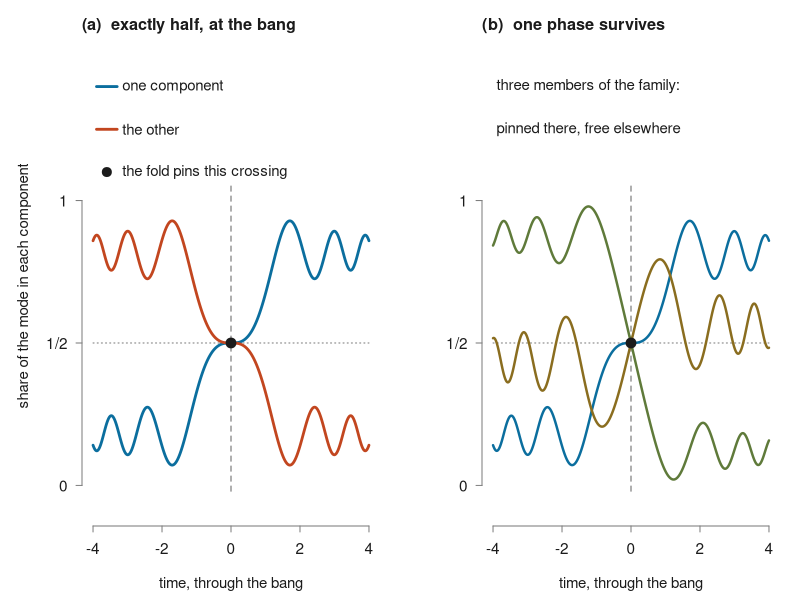
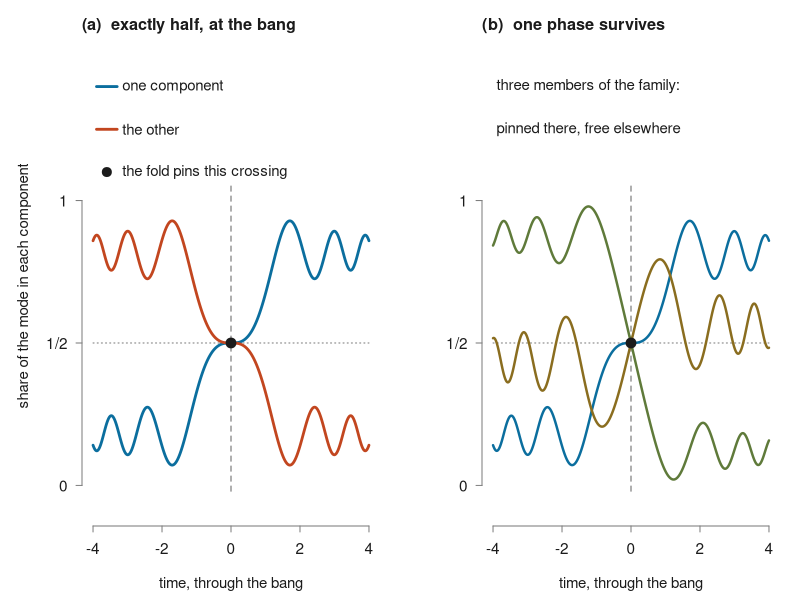

The R script that drew these images, in order:
# FIGURE: "What the fold does to one mode at the bang."
#
# Section 2.2's result -- Theta-invariance forces |psi_1(0)| = |psi_2(0)| = 1/sqrt(2), so every
# mode is exactly half in each component at the bang, and what survives is one phase per mode
# -- is reached through sigma_x, a starred wavefunction and "invariance as a ray". None of
# those is a picture. This draws the two statements instead.
#
# The curves are an honest RK4 integration of the mode equation, not a sketch, and the script
# checks the Theta relation it is meant to illustrate before drawing anything.
#
# Base R only. Authored at 6.5 in, the width the manuscript places it at.

INK <- "#1b1b1b"; C1 <- "#0b6e9e"; C2 <- "#c2461f"; GREY <- "#7e7e7e"
FAM <- c("#0b6e9e", "#8a6d1f", "#5f7a3a")

GAMMA <- 1.0; P <- 0.60

# i dpsi/deta = H psi,  H = [[gamma*eta, p], [p, -gamma*eta]]
Hmat <- function(e) matrix(c(GAMMA * e, P, P, -GAMMA * e), 2, 2, byrow = TRUE)
rhs  <- function(e, y) as.vector(-1i * (Hmat(e) %*% y))

rk4 <- function(psi0, eta1, n = 4000) {
  h <- eta1 / n
  etas <- numeric(n + 1); out <- matrix(0 + 0i, n + 1, 2)
  psi <- psi0; eta <- 0
  etas[1] <- 0; out[1, ] <- psi
  for (i in 1:n) {
    k1 <- rhs(eta,       psi)
    k2 <- rhs(eta + h/2, psi + (h/2) * k1)
    k3 <- rhs(eta + h/2, psi + (h/2) * k2)
    k4 <- rhs(eta + h,   psi + h * k3)
    psi <- psi + (h/6) * (k1 + 2*k2 + 2*k3 + k4)
    eta <- eta + h
    etas[i + 1] <- eta; out[i + 1, ] <- psi
  }
  list(eta = etas, psi = out)
}

# a Theta-invariant solution: psi(0) = (1, e^{i mu}) / sqrt(2)
solve_mode <- function(mu, T = 4) {
  psi0 <- c(1 + 0i, exp(1i * mu)) / sqrt(2)
  fw <- rk4(psi0,  T); bw <- rk4(psi0, -T)
  ord <- rev(seq_along(bw$eta))
  list(eta = c(bw$eta[ord], fw$eta[-1]),
       psi = rbind(bw$psi[ord, , drop = FALSE], fw$psi[-1, , drop = FALSE]))
}

MU_SET <- c(0, 2*pi/3, 4*pi/3)
SOL <- lapply(MU_SET, solve_mode)

# ---- checks. A figure that illustrates a theorem should verify it first.
for (k in seq_along(SOL)) {
  s <- SOL[[k]]; mu <- MU_SET[k]
  nrm <- rowSums(Mod(s$psi)^2)
  stopifnot(max(abs(nrm - 1)) < 1e-9)                       # unitary evolution
  i0 <- which.min(abs(s$eta))
  stopifnot(abs(Mod(s$psi[i0, 1])^2 - 0.5) < 1e-12,         # half in each component
            abs(Mod(s$psi[i0, 2])^2 - 0.5) < 1e-12)
  # Theta: sigma_x conj(psi(-eta)) == e^{-i mu} psi(eta)
  n <- length(s$eta); flip <- n:1
  lhs <- cbind(Conj(s$psi[flip, 2]), Conj(s$psi[flip, 1]))
  stopifnot(max(Mod(lhs - exp(-1i * mu) * s$psi)) < 1e-8)
}
cat("checks passed: norm, half-and-half at the bang, and the Theta relation\n")

draw <- function() {
  par(mfrow = c(1, 2), mar = c(3.7, 4.1, 2.3, 1.0), family = "sans")
  YL <- c(-0.08, 1.48)

  # guides drawn as segments, NOT abline: with xpd on, abline runs the whole device width
  guides <- function() {
    segments(0, -0.02, 0, 1.06, col = GREY, lwd = 1.2, lty = 2)
    segments(-4, 0.5, 4, 0.5, col = GREY, lwd = 1.0, lty = 3)
  }
  frame_axes <- function(ylab = NULL) {
    axis(1, at = seq(-4, 4, 2), cex.axis = 0.92, col = GREY, col.axis = INK,
         tck = -0.02, mgp = c(2, 0.6, 0))
    axis(2, at = c(0, 0.5, 1), labels = c("0", "1/2", "1"), las = 1, cex.axis = 0.92,
         col = GREY, col.axis = INK, tck = -0.02, mgp = c(2, 0.7, 0))
    mtext("time, through the bang", side = 1, line = 2.3,
          cex = 0.90, col = INK)
    if (!is.null(ylab)) mtext(ylab, side = 2, line = 2.5, cex = 0.90, col = INK)
  }

  # ---------------- (a) the constraint ----------------
  s1 <- SOL[[1]]
  plot(NA, xlim = c(-4, 4), ylim = YL, axes = FALSE, xlab = "", ylab = "")
  mtext("(a)  exactly half, at the bang", side = 3, line = 0.6, adj = 0,
        cex = 0.98, font = 2, col = INK)
  guides()
  lines(s1$eta, Mod(s1$psi[, 1])^2, col = C1, lwd = 2.7)
  lines(s1$eta, Mod(s1$psi[, 2])^2, col = C2, lwd = 2.7)
  points(0, 0.5, pch = 19, cex = 1.3, col = INK)
  frame_axes("share of the mode in each component")

  # legend in the clear band above the curves, so no label sits on a curve
  segments(-3.9, 1.40, -3.3, 1.40, col = C1, lwd = 2.7)
  text(-3.15, 1.40, "one component", col = INK, cex = 0.90, adj = 0)
  segments(-3.9, 1.25, -3.3, 1.25, col = C2, lwd = 2.7)
  text(-3.15, 1.25, "the other", col = INK, cex = 0.90, adj = 0)
  points(-3.6, 1.10, pch = 19, cex = 1.2, col = INK)
  text(-3.15, 1.10, "the fold pins this crossing", col = INK, cex = 0.90, adj = 0)

  # ---------------- (b) the surviving freedom ----------------
  plot(NA, xlim = c(-4, 4), ylim = YL, axes = FALSE, xlab = "", ylab = "")
  mtext("(b)  one phase survives", side = 3, line = 0.6, adj = 0,
        cex = 0.98, font = 2, col = INK)
  guides()
  for (k in seq_along(SOL)) lines(SOL[[k]]$eta, Mod(SOL[[k]]$psi[, 1])^2,
                                  col = FAM[k], lwd = 2.4)
  points(0, 0.5, pch = 19, cex = 1.3, col = INK)
  frame_axes()

  text(-3.9, 1.40, "three members of the family:", col = INK, cex = 0.90, adj = 0)
  text(-3.9, 1.25, "pinned there, free elsewhere", col = INK, cex = 0.90, adj = 0)
}

dir.create("pub/paper2/figs", showWarnings = FALSE, recursive = TRUE)
pdf("pub/paper2/figs/fig_halfhalf.pdf", width = 6.5, height = 3.5); draw(); dev.off()
png("pub/paper2/figs/fig_halfhalf.png", width = 1950, height = 1050, res = 300); draw(); dev.off()
cat("wrote fig_halfhalf.{pdf,png}\n")
